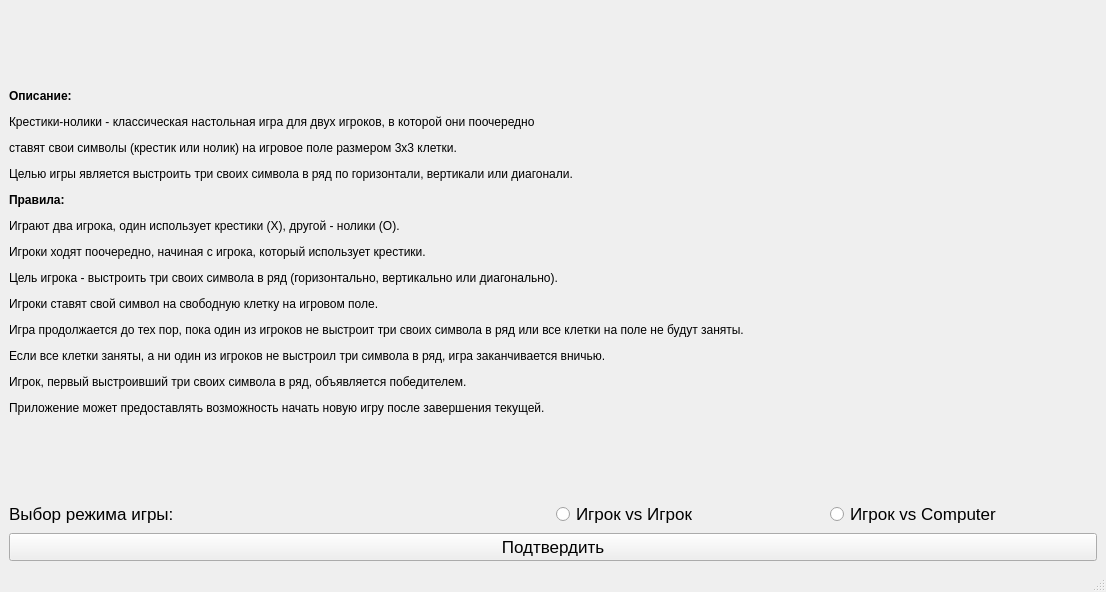
<?xml version="1.0" encoding="UTF-8"?>
<ui version="4.0">
 <class>mainwindow</class>
 <widget class="QMainWindow" name="mainwindow">
  <property name="geometry">
   <rect>
    <x>0</x>
    <y>0</y>
    <width>1106</width>
    <height>592</height>
   </rect>
  </property>
  <property name="windowTitle">
   <string>Tictactoe_choose_mode</string>
  </property>
  <widget class="QWidget" name="centralwidget">
   <layout class="QVBoxLayout" name="verticalLayout_2">
    <item>
     <widget class="QLabel" name="label_2">
      <property name="text">
       <string>&lt;html&gt;&lt;head/&gt;&lt;body&gt;&lt;p&gt;&lt;span style=&quot; font-weight:700;&quot;&gt;Описание:&lt;/span&gt;&lt;/p&gt;&lt;p&gt;Крестики-нолики - классическая настольная игра для двух игроков, в которой они поочередно &lt;/p&gt;&lt;p&gt;ставят свои символы (крестик или нолик) на игровое поле размером 3x3 клетки.&lt;/p&gt;&lt;p&gt;Целью игры является выстроить три своих символа в ряд по горизонтали, вертикали или диагонали.&lt;/p&gt;&lt;p&gt;&lt;span style=&quot; font-weight:700;&quot;&gt;Правила:&lt;/span&gt;&lt;/p&gt;&lt;p&gt;Играют два игрока, один использует крестики (X), другой - нолики (O).&lt;/p&gt;&lt;p&gt;Игроки ходят поочередно, начиная с игрока, который использует крестики.&lt;/p&gt;&lt;p&gt;Цель игрока - выстроить три своих символа в ряд (горизонтально, вертикально или диагонально).&lt;/p&gt;&lt;p&gt;Игроки ставят свой символ на свободную клетку на игровом поле.&lt;/p&gt;&lt;p&gt;Игра продолжается до тех пор, пока один из игроков не выстроит три своих символа в ряд или все клетки на поле не будут заняты.&lt;/p&gt;&lt;p&gt;Если все клетки заняты, а ни один из игроков не выстроил три символа в ряд, игра заканчивается вничью.&lt;/p&gt;&lt;p&gt;Игрок, первый выстроивший три своих символа в ряд, объявляется победителем.&lt;/p&gt;&lt;p&gt;Приложение может предоставлять возможность начать новую игру после завершения текущей.&lt;/p&gt;&lt;/body&gt;&lt;/html&gt;</string>
      </property>
     </widget>
    </item>
    <item>
     <layout class="QVBoxLayout" name="verticalLayout">
      <item>
       <layout class="QHBoxLayout" name="horizontalLayout_2">
        <item>
         <widget class="QLabel" name="label">
          <property name="font">
           <font>
            <pointsize>13</pointsize>
            <bold>false</bold>
           </font>
          </property>
          <property name="cursor">
           <cursorShape>ArrowCursor</cursorShape>
          </property>
          <property name="text">
           <string>Выбор режима игры:</string>
          </property>
         </widget>
        </item>
        <item>
         <layout class="QHBoxLayout" name="horizontalLayout">
          <item>
           <widget class="QRadioButton" name="radio_pvp">
            <property name="font">
             <font>
              <pointsize>13</pointsize>
             </font>
            </property>
            <property name="text">
             <string>Игрок vs Игрок</string>
            </property>
           </widget>
          </item>
          <item>
           <widget class="QRadioButton" name="radio_pvc">
            <property name="font">
             <font>
              <pointsize>13</pointsize>
             </font>
            </property>
            <property name="text">
             <string>Игрок vs Computer</string>
            </property>
           </widget>
          </item>
         </layout>
        </item>
       </layout>
      </item>
      <item>
       <widget class="QPushButton" name="button_confirm">
        <property name="sizePolicy">
         <sizepolicy hsizetype="Minimum" vsizetype="Fixed">
          <horstretch>100</horstretch>
          <verstretch>0</verstretch>
         </sizepolicy>
        </property>
        <property name="font">
         <font>
          <pointsize>13</pointsize>
         </font>
        </property>
        <property name="text">
         <string>Подтвердить</string>
        </property>
       </widget>
      </item>
     </layout>
    </item>
   </layout>
  </widget>
  <widget class="QMenuBar" name="menubar">
   <property name="geometry">
    <rect>
     <x>0</x>
     <y>0</y>
     <width>1106</width>
     <height>25</height>
    </rect>
   </property>
  </widget>
  <widget class="QStatusBar" name="statusbar"/>
 </widget>
 <resources/>
 <connections/>
</ui>
